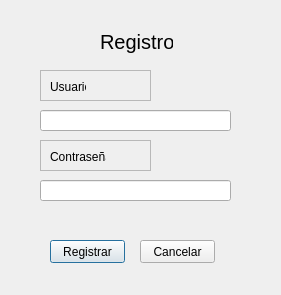
<?xml version="1.0" encoding="UTF-8"?>
<ui version="4.0">
 <class>Dialog</class>
 <widget class="QDialog" name="Dialog">
  <property name="geometry">
   <rect>
    <x>0</x>
    <y>0</y>
    <width>281</width>
    <height>295</height>
   </rect>
  </property>
  <property name="minimumSize">
   <size>
    <width>281</width>
    <height>295</height>
   </size>
  </property>
  <property name="maximumSize">
   <size>
    <width>281</width>
    <height>295</height>
   </size>
  </property>
  <property name="windowTitle">
   <string>Dialog</string>
  </property>
  <widget class="QFrame" name="frame_2">
   <property name="geometry">
    <rect>
     <x>40</x>
     <y>140</y>
     <width>111</width>
     <height>31</height>
    </rect>
   </property>
   <property name="autoFillBackground">
    <bool>false</bool>
   </property>
   <property name="frameShape">
    <enum>QFrame::StyledPanel</enum>
   </property>
   <property name="frameShadow">
    <enum>QFrame::Raised</enum>
   </property>
   <property name="lineWidth">
    <number>234</number>
   </property>
   <property name="midLineWidth">
    <number>13</number>
   </property>
   <widget class="QLabel" name="password">
    <property name="geometry">
     <rect>
      <x>10</x>
      <y>10</y>
      <width>56</width>
      <height>13</height>
     </rect>
    </property>
    <property name="text">
     <string>Contraseña</string>
    </property>
   </widget>
  </widget>
  <widget class="QLineEdit" name="passwordfield">
   <property name="geometry">
    <rect>
     <x>40</x>
     <y>180</y>
     <width>191</width>
     <height>21</height>
    </rect>
   </property>
   <property name="text">
    <string/>
   </property>
   <property name="echoMode">
    <enum>QLineEdit::Password</enum>
   </property>
  </widget>
  <widget class="QLineEdit" name="usernamefield">
   <property name="geometry">
    <rect>
     <x>40</x>
     <y>110</y>
     <width>191</width>
     <height>21</height>
    </rect>
   </property>
   <property name="text">
    <string/>
   </property>
  </widget>
  <widget class="QFrame" name="frame">
   <property name="geometry">
    <rect>
     <x>40</x>
     <y>70</y>
     <width>111</width>
     <height>31</height>
    </rect>
   </property>
   <property name="frameShape">
    <enum>QFrame::StyledPanel</enum>
   </property>
   <property name="frameShadow">
    <enum>QFrame::Raised</enum>
   </property>
   <widget class="QLabel" name="username">
    <property name="geometry">
     <rect>
      <x>10</x>
      <y>10</y>
      <width>36</width>
      <height>13</height>
     </rect>
    </property>
    <property name="text">
     <string>Usuario</string>
    </property>
   </widget>
  </widget>
  <widget class="QLabel" name="title">
   <property name="geometry">
    <rect>
     <x>100</x>
     <y>30</y>
     <width>73</width>
     <height>24</height>
    </rect>
   </property>
   <property name="styleSheet">
    <string notr="true">font-size: 20px ;</string>
   </property>
   <property name="text">
    <string>Registro</string>
   </property>
  </widget>
  <widget class="QPushButton" name="pushButton">
   <property name="geometry">
    <rect>
     <x>50</x>
     <y>240</y>
     <width>75</width>
     <height>23</height>
    </rect>
   </property>
   <property name="text">
    <string>Registrar</string>
   </property>
  </widget>
  <widget class="QPushButton" name="pushButton_2">
   <property name="geometry">
    <rect>
     <x>140</x>
     <y>240</y>
     <width>75</width>
     <height>23</height>
    </rect>
   </property>
   <property name="text">
    <string>Cancelar</string>
   </property>
  </widget>
 </widget>
 <resources/>
 <connections/>
</ui>
